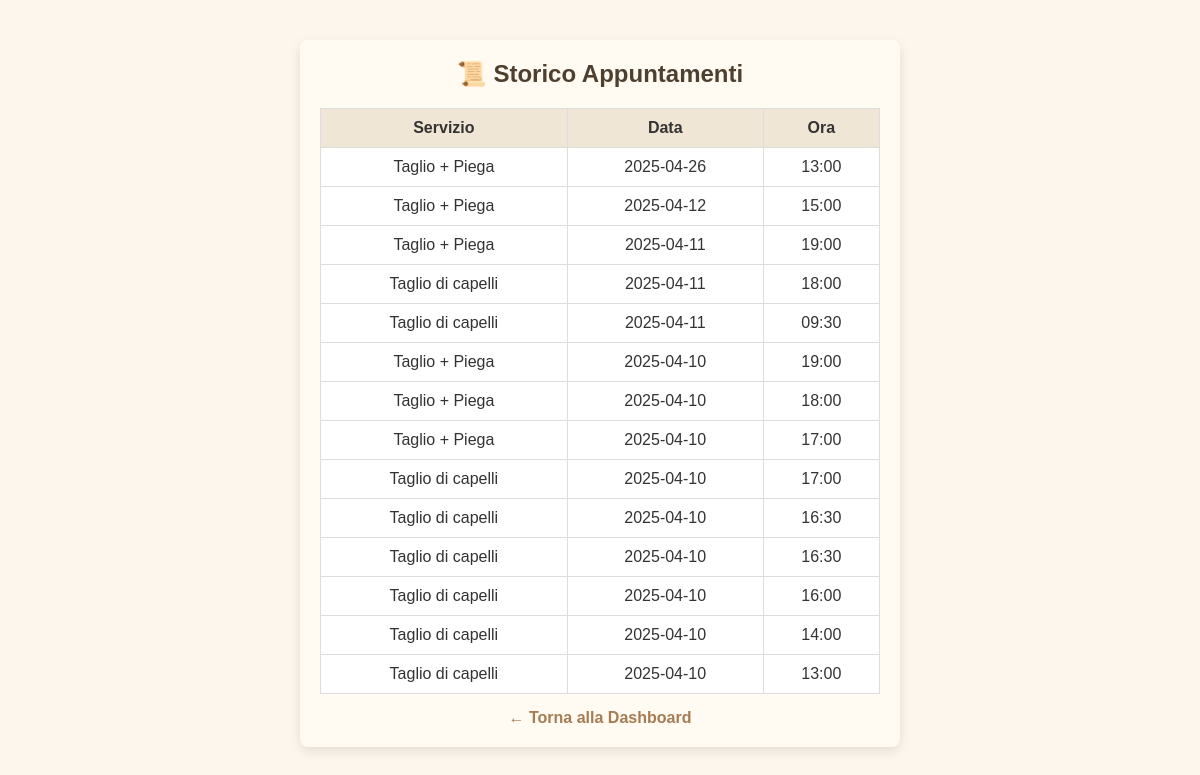
Before: /user_history (signed in) with the older database file.
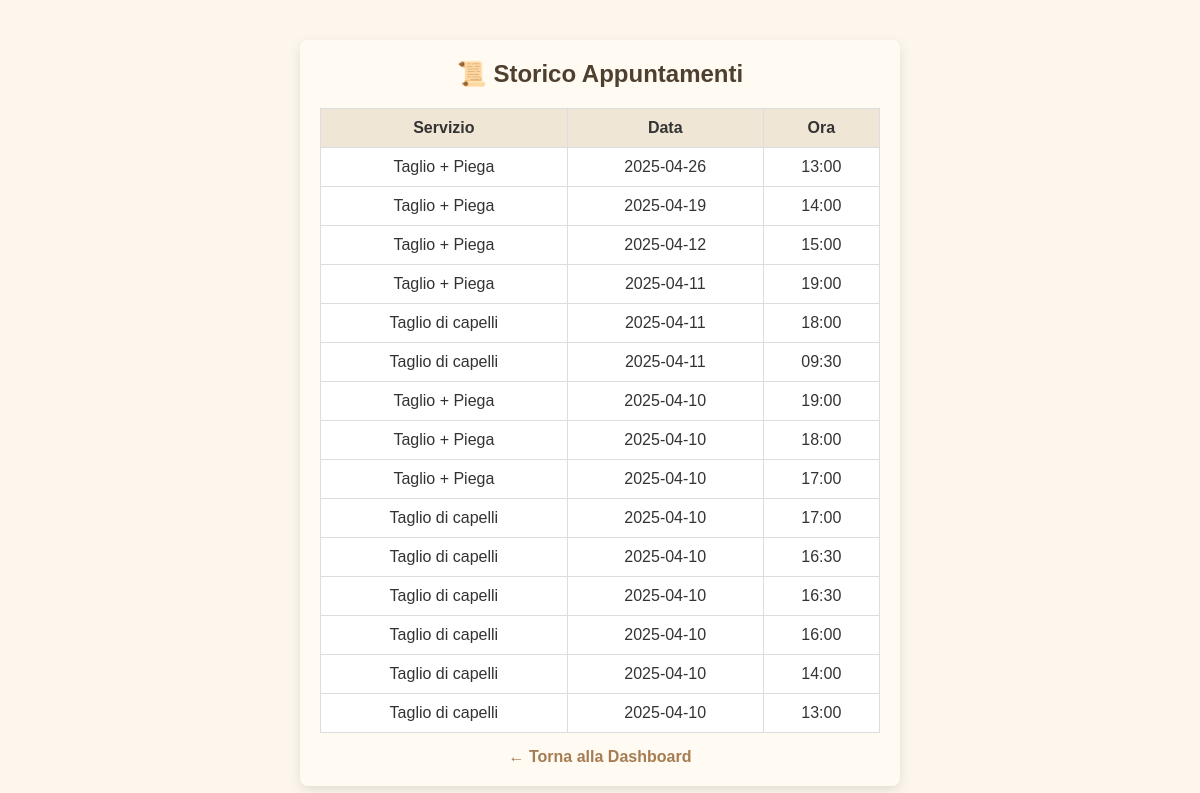
After: the same page with the newer database file.
### tables this page shows
CREATE TABLE appointments (
            id INTEGER PRIMARY KEY AUTOINCREMENT,
            user_id INTEGER NOT NULL,
            service TEXT NOT NULL,
            date TEXT NOT NULL,
            time TEXT NOT NULL, barber TEXT NOT NULL DEFAULT 'Mattia', tipo TEXT DEFAULT 'barbiere',
            FOREIGN KEY (user_id) REFERENCES users(id)
        );

### app.py (the view)
@app.route('/user_history')
def user_history():
    if 'user_id' not in session:
        return redirect(url_for('login_user'))
    user_id = session['user_id']
    today = datetime.now().strftime("%Y-%m-%d")
    now_time = datetime.now().strftime("%H:%M")
    conn = sqlite3.connect('bookings.db')
    cursor = conn.cursor()
    cursor.execute("""
        SELECT service, date, time
        FROM appointments
        WHERE user_id = ? AND (date < ? OR (date = ? AND time < ?))
        ORDER BY date DESC, time DESC
    """, (user_id, today, today, now_time))
    appointments = cursor.fetchall()
    conn.close()
    return render_template('user_history.html', appointments=appointments)

### templates/user_history.html (shortened to what this page needs)
<!DOCTYPE html>
<html lang="it">
<head>
  <link rel="stylesheet" href="{{ url_for('static', filename='style.css') }}">
</head>
<body>
  <div class="container">
    <h2>📜 Storico Appuntamenti</h2>
    {% if appointments %}
      <table>
        <thead>
          <tr>
            <th>Servizio</th>
            <th>Data</th>
            <th>Ora</th>
          </tr>
        </thead>
        <tbody>
          {% for a in appointments %}
          <tr>
            <td>{{ a[0] }}</td>
            <td>{{ a[1] }}</td>
            <td>{{ a[2] }}</td>
          </tr>
          {% endfor %}
        </tbody>
      </table>
    {% else %}
      <p>Non hai appuntamenti passati.</p>
    {% endif %}
    <a href="{{ url_for('user_dashboard') }}">← Torna alla Dashboard</a>
  </div>
</body>
</html>

Changed rows visible on the page:
added appointments: service "Taglio + Piega", date "2025-04-19", time "14:00"
